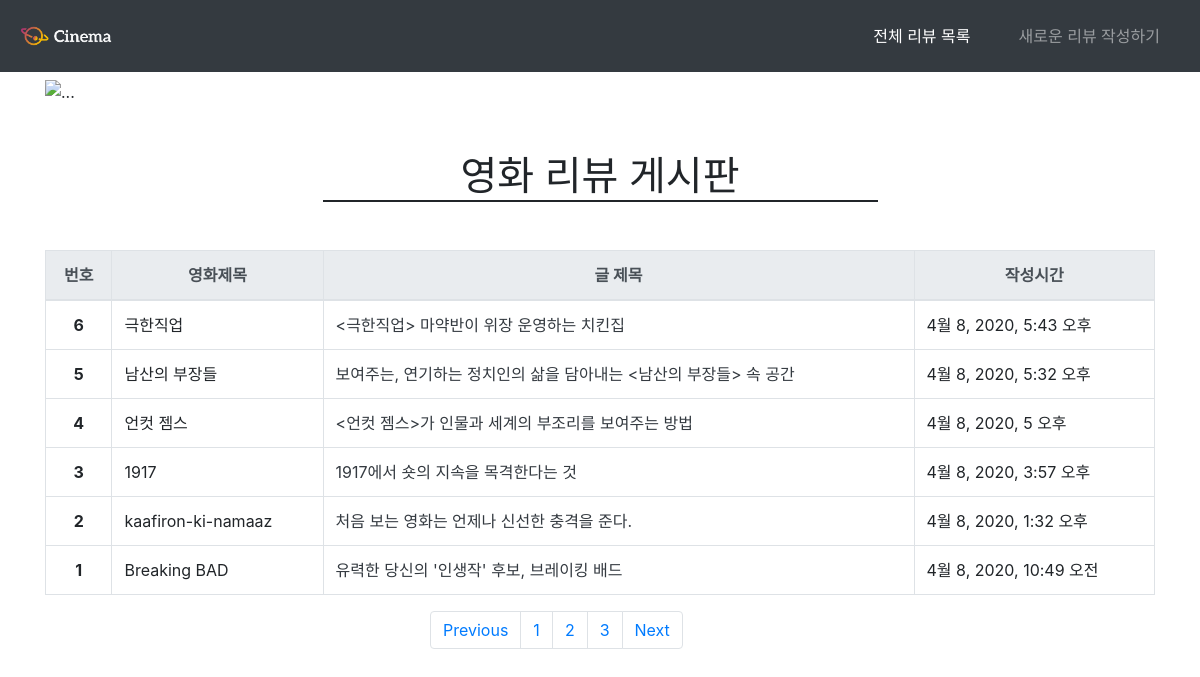
/community/, run on the app's committed database.
### community/models.py (models this page shows)
class Review(models.Model):
    title=models.CharField(max_length=100)
    movie_title=models.CharField(max_length=30)
    rank=models.IntegerField(default=0)
    content=models.TextField()
    created_at=models.DateTimeField(auto_now_add=True)
    updated_at=models.DateTimeField(auto_now=True)

### community/views.py (the view)
# urls.py: path('',views.index,name='index'),
def index(request):
    reviews=Review.objects.order_by('-id')
    context={
        'reviews':reviews,
    }
    return render(request,'community/review_list.html',context)

### community/templates/community/review_list.html (shortened to what this page needs)
{% extends 'base.html' %}
    {% block nav %}
    {% if request.resolver_match.url_name == 'index' %}
        <li class="nav-item mx-3 my-2 active"><a href="{% url 'community:index' %}" class="nav-link">전체 리뷰 목록</a></li>
        <li class="nav-item mx-3 my-2 "><a href="{% url 'community:create' %}" class="nav-link">새로운 리뷰 작성하기</a></li>
    {% else %}
        <li class="nav-item mx-3 my-2 "><a href="{% url 'community:index' %}" class="nav-link">전체 리뷰 목록</a></li>
        <li class="nav-item mx-3 my-2 "><a href="{% url 'community:create' %}" class="nav-link">새로운 리뷰 작성하기</a></li>
    {% endif %}
    {% endblock %}
    {% block body %}
<div id="carouselExampleControls" class="carousel slide mt-2" data-ride="carousel">
  <div class="carousel-inner">
    <div class="carousel-item active">
      <img src="https://images.hdqwalls.com/wallpapers/bthumb/1917-movie-2020-9k.jpg" class="d-block w-100" alt="...">
    </div>
  </div>
  <a class="carousel-control-prev" href="#carouselExampleControls" role="button" data-slide="prev">
    <span class="carousel-control-prev-icon" aria-hidden="true"></span>
  </a>
  <a class="carousel-control-next" href="#carouselExampleControls" role="button" data-slide="next">
    <span class="carousel-control-next-icon" aria-hidden="true"></span>
  </a>
</div>
<div class="text-center h1 col-6 offset-3 mt-5 mb-5" style="border-bottom: 2px solid">영화 리뷰 게시판</div>
<table class="table mx-auto table-bordered mt-5">
  <thead class="thead-light">
    <tr>
      <th scope="col" class="text-center">번호</th>
      <th scope="col" class="text-center">영화제목</th>
      <th scope="col" class="text-center">글 제목</th>
      <th scope="col" class="text-center">작성시간</th>
    </tr>
  </thead>
  <tbody>
    {% for review in reviews %}
        <tr>
          <th scope="row" class="text-center">{{ forloop.revcounter }}</th>
          <td>{{ review.movie_title }}</td>
          <td><a href="{% url 'community:detail' review.id %}" class="text-dark text-decoration-none ">{{ review.title }}</a></td>
          <td>{{ review.created_at }}</td>
        </tr>
    {% endfor %}
      </tbody>
</table>
<nav class="offset-4 mb-5 col-4" aria-label="Page navigation example">
            <ul class="pagination m-0">
              <li class="page-item"><a class="page-link" href="#">Previous</a></li>
              <li class="page-item"><a class="page-link" href="#">1</a></li>
              <li class="page-item"><a class="page-link" href="#">2</a></li>
              <li class="page-item"><a class="page-link" href="#">3</a></li>
              <li class="page-item"><a class="page-link" href="#">Next</a></li>
            </ul>
          </nav>
{% endblock %}

### templates/base.html (shortened to what this page needs)
{% load static %}
<!DOCTYPE html>
<html lang="ko">
<head>
    <link rel="stylesheet" href="{% static 'bootstrap/bootstrap.css' %}">
</head>
<body>
    <nav class="navbar navbar-expand-md navbar-dark sticky-top bg-dark">
      <a class="navbar-brand" href="{% url 'community:index' %}">
        <img class="img-fluid"src="{% static "images/logo.png" %}" width="100"height="80">
      </a>
      <div class="collapse navbar-collapse justify-content-end" id="navbarsExample04" style>
        <ul class="navbar-nav list-unstyled mb-0 ">
            {% block nav %}
            {% endblock %}
        </ul>
      </div>
  </nav>
    <div class="container">
    {% block body %}
    {% endblock %}
    </div>
</body>
</html>

### data on the page
Review: movie_title "극한직업", title "<극한직업> 마약반이 위장 운영하는 치킨집", created_at "4월 8, 2020, 5:43 오후"
Review: movie_title "남산의 부장들", title "보여주는, 연기하는 정치인의 삶을 담아내는 <남산의 부장들> 속 공간", created_at "4월 8, 2020, 5:32 오후"
Review: movie_title "언컷 젬스", title "<언컷 젬스>가 인물과 세계의 부조리를 보여주는 방법", created_at "4월 8, 2020, 5 오후"
Review: movie_title "1917", title "1917에서 숏의 지속을 목격한다는 것", created_at "4월 8, 2020, 3:57 오후"
Review: movie_title "kaafiron-ki-namaaz", title "처음 보는 영화는 언제나 신선한 충격을 준다.", created_at "4월 8, 2020, 1:32 오후"
Review: movie_title "Breaking BAD", title "유력한 당신의 '인생작' 후보, 브레이킹 배드", created_at "4월 8, 2020, 10:49 오전"
